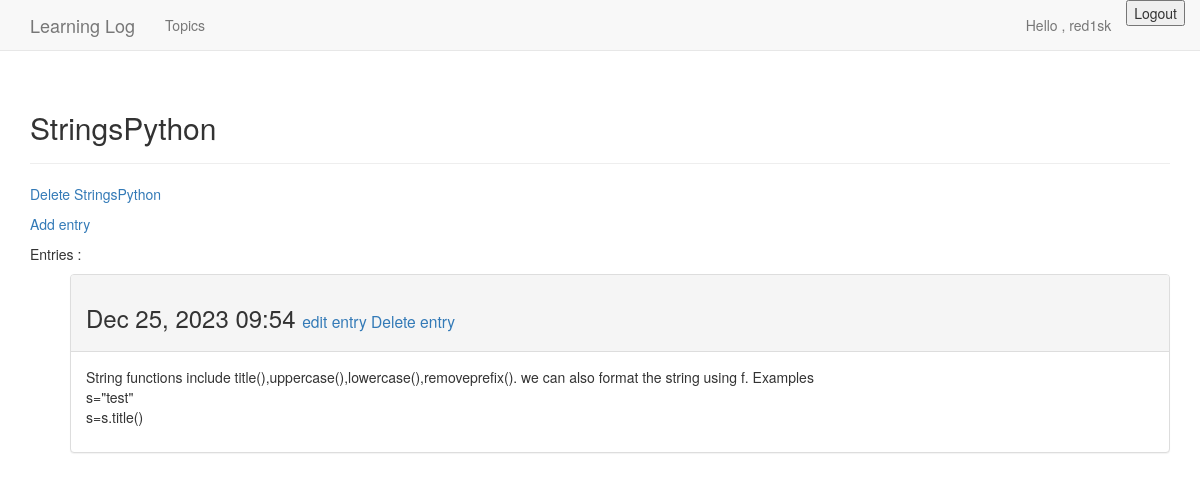
The app's page /topics/6/ (signed in) with its own data.
### learnLogs/models.py (models this page shows, shortened)
class Topic(models.Model):
    text = models.CharField(max_length=200)
    date_added = models.DateTimeField(auto_now_add=True)
    owner = models.ForeignKey(User,on_delete = models.CASCADE)
    def __str__(self):
        return self.text

class Entry(models.Model):
    topic = models.ForeignKey(Topic,on_delete=models.CASCADE)
    text = models.TextField()
    date_added = models.DateTimeField(auto_now_add=True)
    class Meta:
        verbose_name_plural = 'entries'

### learnLogs/views.py (the view)
# urls.py: path('topics/<int:topic_id>/',views.topic,name = 'topic'),
@login_required
def topic(request,topic_id):
    topic = Topic.objects.get(id = topic_id)
    if topic.owner != request.user:
        raise Http404
    entries = topic.entry_set.order_by('-date_added')
    context = {'topic':topic,'entries':entries}
    return render(request,'learnLogs/topic.html',context)

### learnLogs/templates/learnLogs/topic.html
{% extends 'learnLogs/base.html'%}
{% block header %}
    <h2>{{ topic }}</h2>
{% endblock header %}
{% block content %}
<p><a href="{% url 'learnLogs:del_topic' topic.id%}">Delete {{topic}}</a></p>
<p>
    <a href = "{% url 'learnLogs:new_entry' topic.id %}">Add entry</a>
</p>
<p>Entries :</p>
<ul>
    {% for entry in entries%}
    <div class="panel panel-default">
         <div class="panel-heading">
            <h3>
                {{ entry.date_added|date:'M d, Y H:i' }}
                <small>
                    <a href="{% url 'learnLogs:edit_entry' entry.id %}">
                    edit entry</a>
                    <a href="{% url 'learnLogs:del_entry' entry.id %}">Delete entry</a>
                </small>
            </h3>
        </div>
        <div class="panel-body">
            {{ entry.text|linebreaks }}
    </div>
         </div>
    {% empty %}
        <li>There are No entries for this topic.</li>
    {% endfor %}
</ul>
{% endblock content %}

### learnLogs/templates/learnLogs/base.html (shortened to what this page needs)
{% load bootstrap3 %}
<!DOCTYPE html>
<html lang="en">
<head>
    {% bootstrap_css %}
</head>
<body>
    <nav class = "navbar navbar-default navbar-static-top">
        <div class = "container">
            <div class = "navbar-header">
                <a class="navbar-brand" href="{% url 'learnLogs:index' %}">
                    Learning Log
                </a>
            </div>
            <div id = "navbar" class = "navbar-collapse collapse">
                <ul class = "nav navbar-nav">
                    {% if user.is_authenticated %}
                        <li><a href="{% url 'learnLogs:topics' %}">Topics</a></li>
                    {% endif %}
                </ul>
                <ul class = "nav navbar-nav navbar-right">
                    {% if user.is_authenticated %}
                        <li><a>Hello , {{user.username}}</a></li>
                        <li id = "logout_form"><form action="{% url 'accounts:logout' %}" method="post">
                                <button name="submit">Logout</button>
                            </form>
                        </li>
                    {% else %}
                        <li><a href="{% url 'accounts:register' %}">register</a></li>
                        <li><a href="{% url 'accounts:login' %}">log in</a></li>
                    {% endif %}
                </ul>
            </div>
        </div>
    </nav>
    <div class = "container">
        <div class = "page-header">
            {% block header %}
            {% endblock header %}
        </div>
        <div>
            {% block content %}{% endblock content %}
        </div>
</body>
</html>

### records on screen
Topic: text "StringsPython"
Entry: date_added "Dec 25, 2023 09:54", text "String functions include title(),uppercase(),lowercase(),removeprefix(). we can also format the string using f. Examples s=\"test\" s=s.title()"

### other values on screen
{{ user.username }} "red1sk"
